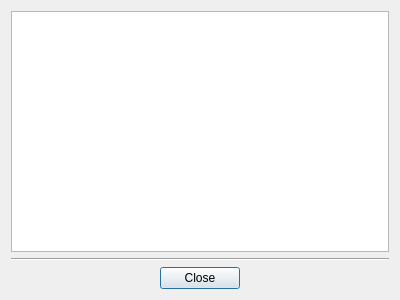
<?xml version="1.0" encoding="UTF-8"?>
<ui version="4.0">
 <class>routeTableDialog</class>
 <widget class="QDialog" name="routeTableDialog">
  <property name="geometry">
   <rect>
    <x>0</x>
    <y>0</y>
    <width>400</width>
    <height>300</height>
   </rect>
  </property>
  <property name="windowTitle">
   <string>Dialog</string>
  </property>
  <property name="modal">
   <bool>true</bool>
  </property>
  <layout class="QVBoxLayout" name="verticalLayout">
   <item>
    <widget class="QTableWidget" name="Table"/>
   </item>
   <item>
    <widget class="Line" name="HorizontalLine">
     <property name="orientation">
      <enum>Qt::Horizontal</enum>
     </property>
    </widget>
   </item>
   <item>
    <layout class="QHBoxLayout" name="LayoutButton">
     <item>
      <spacer name="horizontalSpacer1">
       <property name="orientation">
        <enum>Qt::Horizontal</enum>
       </property>
       <property name="sizeHint" stdset="0">
        <size>
         <width>40</width>
         <height>20</height>
        </size>
       </property>
      </spacer>
     </item>
     <item>
      <widget class="QPushButton" name="ButtonClose">
       <property name="text">
        <string>Close</string>
       </property>
       <property name="icon">
        <iconset resource="../../../resources/eNetEditorResources.qrc">
         <normaloff>:/main/accept.ico</normaloff>:/main/accept.ico</iconset>
       </property>
      </widget>
     </item>
     <item>
      <spacer name="horizontalSpacer2">
       <property name="orientation">
        <enum>Qt::Horizontal</enum>
       </property>
       <property name="sizeHint" stdset="0">
        <size>
         <width>40</width>
         <height>20</height>
        </size>
       </property>
      </spacer>
     </item>
    </layout>
   </item>
  </layout>
 </widget>
 <resources>
  <include location="../../../resources/eNetEditorResources.qrc"/>
 </resources>
 <connections/>
</ui>
